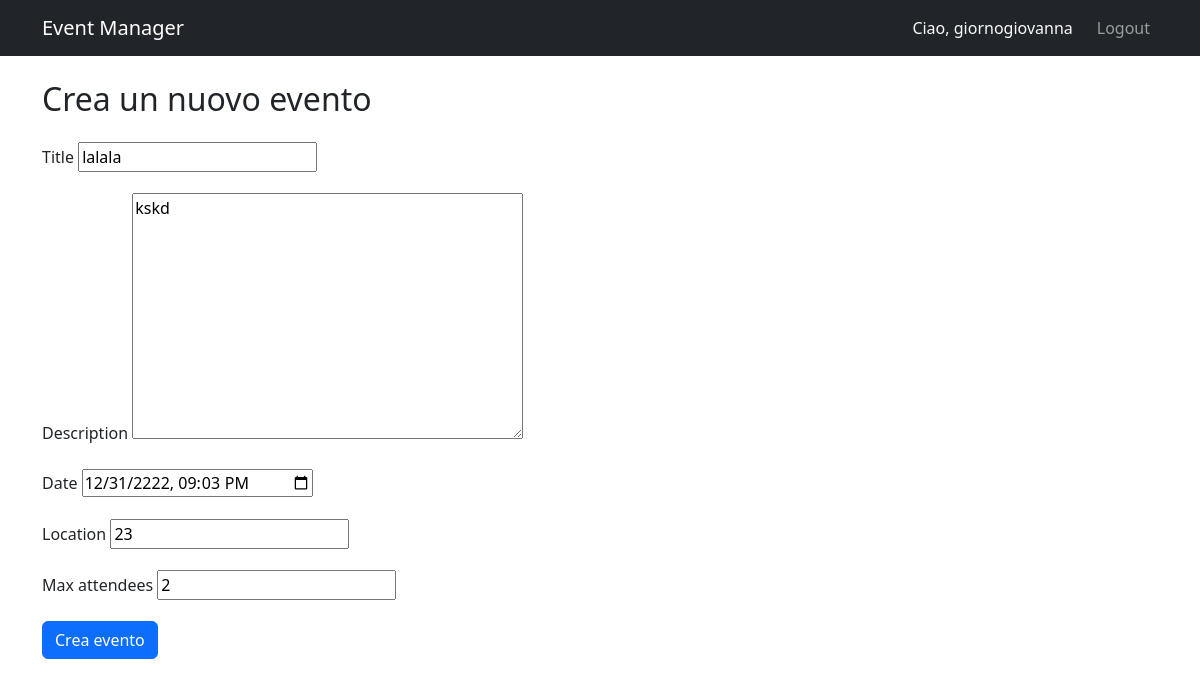
Page /events/6/edit/ (signed in) on the committed database.
### accounts/models.py (models this page shows)
class User(AbstractUser):
    ATTENDEE = 'attendee'
    ORGANIZER = 'organizer'
    ROLE_CHOICES = [
        (ATTENDEE, 'Attendee'),
        (ORGANIZER, 'Organizer'),
    ]
    role = models.CharField(max_length=20, choices=ROLE_CHOICES, default=ATTENDEE)
    def is_organizer(self):
        return self.role == self.ORGANIZER
    def is_attendee(self):
        return self.role == self.ATTENDEE

### events/models.py (models this page shows, shortened)
class Event(models.Model):
    title = models.CharField(max_length=200)
    description = models.TextField()
    date = models.DateTimeField()
    location = models.CharField(max_length=200)
    organizer = models.ForeignKey(
        settings.AUTH_USER_MODEL,
        on_delete=models.CASCADE,
        related_name='organized_events'
    )
    max_attendees = models.PositiveIntegerField(default=0)
    created_at = models.DateTimeField(auto_now_add=True)

### events/views.py (the view)
# urls.py: path('<int:pk>/edit/', views.EventUpdateView.as_view(), name='event_update'),
class EventUpdateView(LoginRequiredMixin, UserPassesTestMixin, UpdateView):
    model = Event
    fields = ['title', 'description', 'date', 'location', 'max_attendees']
    template_name = 'events/event_form.html'
    success_url = reverse_lazy('event_list')
    def test_func(self):
        event = self.get_object()
        return self.request.user.is_organizer() and event.organizer == self.request.user
    def get_form(self, form_class=None):
        form = super().get_form(form_class)
        form.fields['date'].widget = forms.DateTimeInput(
            attrs={'type': 'datetime-local'},
            format='%Y-%m-%dT%H:%M'
        )
        form.fields['date'].input_formats = ['%Y-%m-%dT%H:%M']
        return form

### templates/events/event_form.html (shortened to what this page needs)
{% extends 'base.html' %}
{% block content %}
<h2 class="mb-4">Crea un nuovo evento</h2>
<form method="post">
    {% for field in form %}
        <div class="mb-3">
            <label class="form-label">{{ field.label }}</label>
            {{ field }}
        </div>
    {% endfor %}
    <button type="submit" class="btn btn-primary">Crea evento</button>
</form>
{% endblock %}

### templates/base.html (shortened to what this page needs)
<!DOCTYPE html>
<html lang="it">
<head>
    <link href="https://cdn.jsdelivr.net/npm/bootstrap@5.3.0/dist/css/bootstrap.min.css" rel="stylesheet">
</head>
<body>
    <nav class="navbar navbar-expand-lg navbar-dark bg-dark">
        <div class="container">
            <a class="navbar-brand" href="/">Event Manager</a>
            <div class="navbar-nav ms-auto">
                {% if user.is_authenticated %}
    <span class="navbar-text text-light me-3">Ciao, {{ user.username }}</span>
        <a class="nav-link" href="{% url 'logout' %}">Logout</a>
    {% else %}
        <a class="nav-link" href="{% url 'login' %}">Login</a>
        <a class="nav-link" href="{% url 'register' %}">Registrati</a>
    {% endif %}
            </div>
        </div>
    </nav>
    <div class="container mt-4">
        {% block content %}{% endblock %}
    </div>
</body>
</html>

### rows in the picture
User: username "giornogiovanna"
Event: form "lalala" "kskd" "12/31/2222 21:03" "23" "2"

### other values in the picture
{{ field.label }} "Title" "Description" "Date" "Location" "Max attendees"
